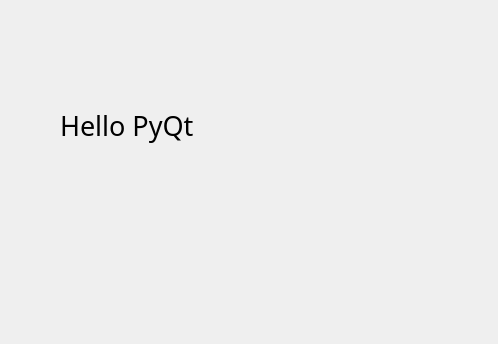
<?xml version="1.0" encoding="UTF-8"?>
<ui version="4.0">
 <class>Dialog</class>
 <widget class="QDialog" name="Dialog">
  <property name="geometry">
   <rect>
    <x>0</x>
    <y>0</y>
    <width>498</width>
    <height>344</height>
   </rect>
  </property>
  <property name="windowTitle">
   <string>Dialog</string>
  </property>
  <widget class="QLabel" name="label">
   <property name="geometry">
    <rect>
     <x>60</x>
     <y>80</y>
     <width>371</width>
     <height>91</height>
    </rect>
   </property>
   <property name="font">
    <font>
     <family>맑은 고딕</family>
     <pointsize>20</pointsize>
     <weight>50</weight>
     <bold>false</bold>
    </font>
   </property>
   <property name="text">
    <string>Hello PyQt</string>
   </property>
  </widget>
 </widget>
 <resources/>
 <connections/>
</ui>
